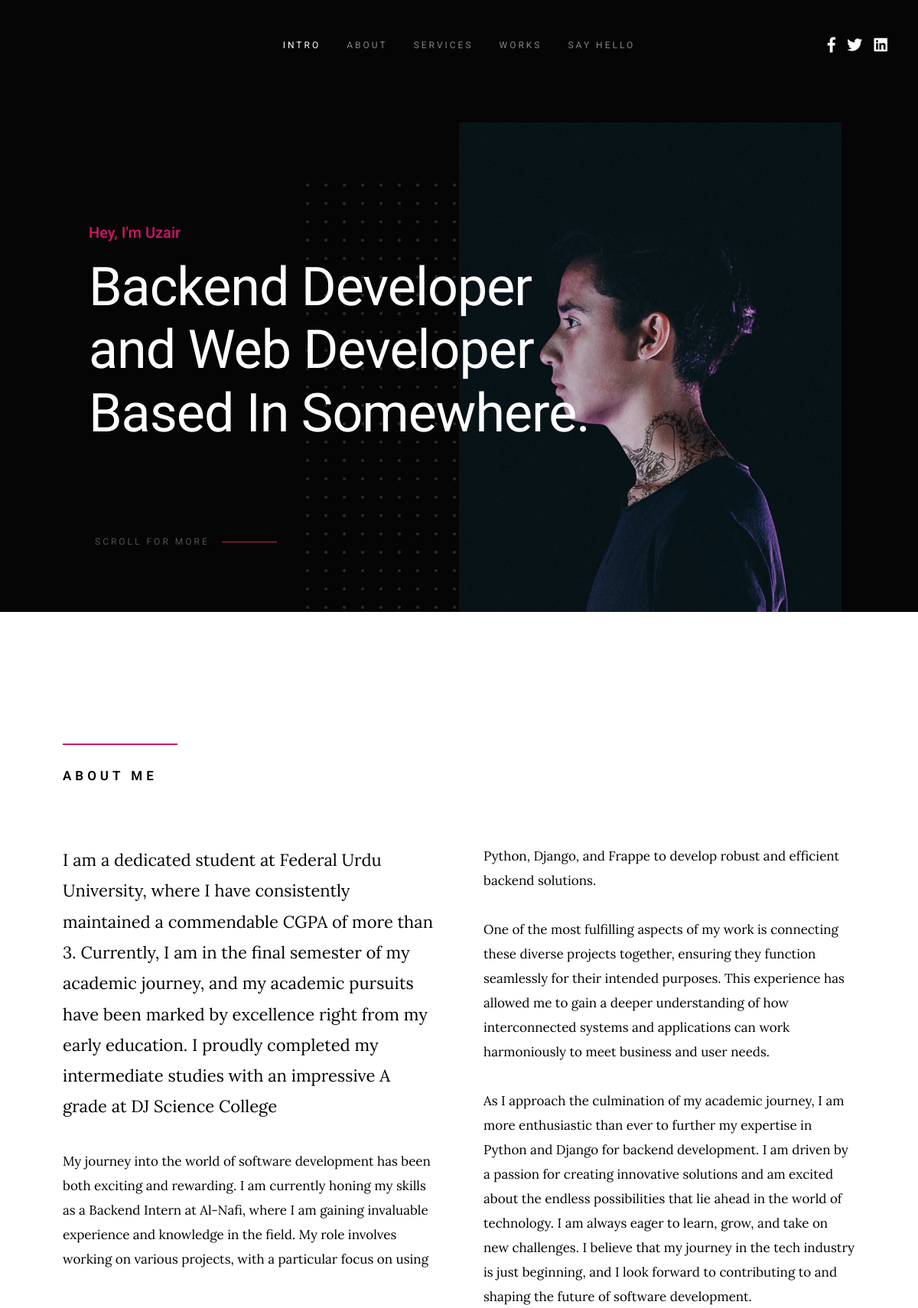
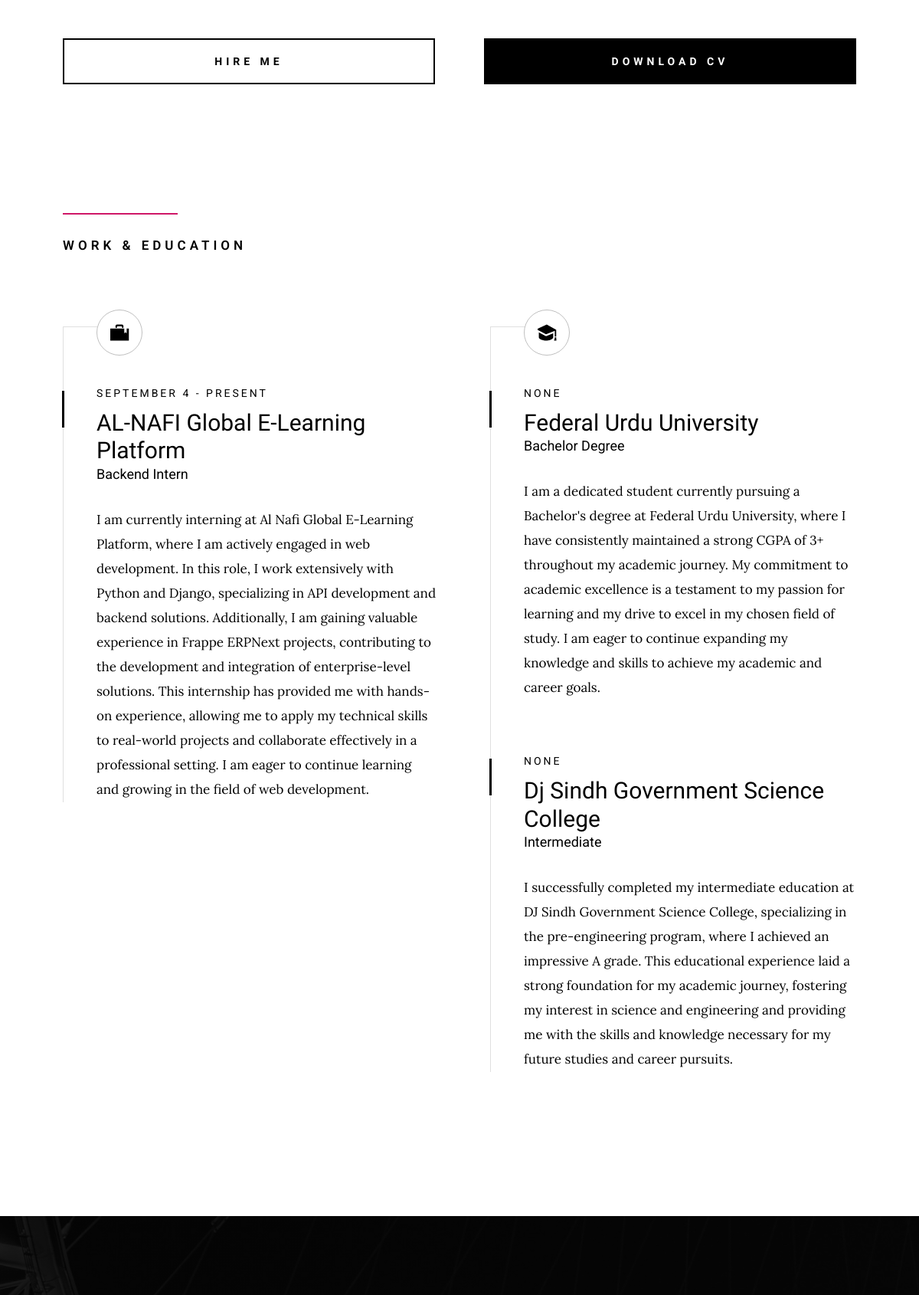
/home/ (upper part), run on the app's committed database (2 pictures, top to bottom).
### Api/models.py (models this page shows)
class About(models.Model):
    content1 = models.CharField(max_length=2000)
    content2 = models.CharField(max_length=2000)
    content3 = models.CharField(max_length=2000)
    content4 = models.CharField(max_length=2000)
    class Meta:
        verbose_name = "About"

class Work(models.Model):
    date = models.CharField(max_length=100, blank=True, null=True)
    heading = models.CharField(max_length=100, blank=True, null=True)
    post = models.CharField(max_length=100, blank=True, null=True)
    content = models.CharField(max_length=2000)

class Education(models.Model):
    date = models.CharField(max_length=100, blank=True, null=True)
    heading = models.CharField(max_length=100, blank=True, null=True)
    degree = models.CharField(max_length=100, blank=True, null=True)
    content = models.CharField(max_length=2000)

### Api/views.py (the view)
# urls.py: path('home/', Portfolio),
def Portfolio(request):
    about_data = About.objects.all()
    work_data = Work.objects.all()
    education_data = Education.objects.all()
    services_data = Services.objects.all()
    work_done_data = WorkDone.objects.all()
    testimonials_data = Testimonials.objects.all()
    params = {'about_data': about_data, 'work_data': work_data, 'education_data': education_data, 'services_data': services_data, 'work_done_data': work_done_data, 'testimonials_data': testimonials_data}
    return render(request, 'Api/index.html', params)

### Api/templates/Api/index.html (shortened to what this page needs)
{% load static %}
<!DOCTYPE html>
<html class="no-js" lang="en">
<head>
    <link rel="stylesheet" href="{% static "css/base.css" %}">
    <link rel="stylesheet" href="{% static "css/vendor.css" %}">
    <link rel="stylesheet" href="{% static "css/main.css" %}">
</head>
<body id="top">
    <header class="s-header">
        <nav class="header-nav-wrap">
            <ul class="header-main-nav">
                <li class="current"><a class="smoothscroll" href="#intro" title="intro">Intro</a></li>
                <li><a class="smoothscroll" href="#about" title="about">About</a></li>
                <li><a class="smoothscroll" href="#services" title="services">Services</a></li>
                <li><a class="smoothscroll" href="#works" title="works">Works</a></li>
                <li><a class="smoothscroll" href="#contact" title="contact us">Say Hello</a></li>
            </ul>
            <ul class="header-social">
                <li><a href="https://www.facebook.com/itzzzz.uzi"><i class="fab fa-facebook-f" aria-hidden="true"></i></a></li>
                <li><a href="https://twitter.com/i/flow/login?redirect_after_login=%2Flmao_uzi1"><i class="fab fa-twitter" aria-hidden="true"></i></a></li>
                <li><a href="https://www.linkedin.com/in/muhammad-uzair-340394257/"><i class="fab fa-linkedin" aria-hidden="true"></i></a></li>
            </ul>
        </nav>
    </header>
    <section id="intro" class="s-intro target-section">
        <div class="row intro-content">
            <div class="column large-9 mob-full intro-text">
                <h3>Hey, I'm Uzair</h3>
                <h1>
                    Backend Developer <br>
                    and Web Developer <br>
                    Based In Somewhere.
                </h1>
            </div>
            <div class="intro-scroll">
                <a href="#about" class="intro-scroll-link smoothscroll">
                    Scroll For More
                </a>
            </div>
            <div class="intro-pic"></div>
        </div>
    </section>
    <section id="about" class="s-about target-section">
        <div class="about-me">
            <div class="row heading-block" data-aos="fade-up">
                <div class="column large-full">
                    <h2 class="section-heading">About Me</h2>
                </div>
            </div>
            {% for About in about_data %}
            <div class="row about-me__content" data-aos="fade-up">
                <div class="column large-full about-me__text">
                    <p class="lead">
                    {{ About.content1 }}
                    </p>
                    <p>
                    {{  About.content2 }}
                    </p>
                    <p>
                    {{ About.content3 }}
                    </p>
                    <p>
                    {{ About.content4 }}
                    </p>
                </div>
            </div>
            {% endfor %}
            <div class="row about-me__buttons">
                <div class="column large-half tab-full" data-aos="fade-up">
                    <a href="https://www.linkedin.com/in/muhammad-uzair-340394257/" class="btn btn--stroke full-width" target="_blank">Hire Me</a>
                </div>
                <div class="column large-half tab-full" data-aos="fade-up">
                    <a href="#0" class="btn btn--primary full-width"target="_blank">Download CV</a>
                </div>
            </div>
        </div>
        <div class="about-experience">
            <div class="row heading-block" data-aos="fade-up">
                <div class="column large-full">
                    <h2 class="section-heading">Work & Education</h2>
                </div>
            </div>
            <div class="row about-experience__timeline">
                <div class="column large-half tab-full" data-aos="fade-up">
                    <div class="timeline">
                        <div class="timeline__icon-wrap">
                            <span class="timeline__icon timeline__icon--work"></span>
                        </div>
                        {% for Work in work_data %}
                        <div class="timeline__block">
                            <div class="timeline__bullet"></div>
                            <div class="timeline__header">
                                <p class="timeline__timeframe">{{ Work.date }}</p>
                                <h3 class="item-title">{{ Work.heading }}</h3>
                                <h5>{{ Work.post }}</h5>
                            </div>
                            <div class="timeline__desc">
                                <p>{{ Work.content }}</p>
                            </div>
                        </div>
                        {% endfor %}
                    </div>
                </div>
                <div class="column large-half tab-full" data-aos="fade-up">
                    <div class="timeline">
                        <div class="timeline__icon-wrap">
                            <span class="timeline__icon timeline__icon--education"></span>
                        </div>
                        {% for Education in education_data %}
                        <div class="timeline__block">
                            <div class="timeline__bullet"></div>
                            <div class="timeline__header">
                                <p class="timeline__timeframe">{{ Education.date }}</p>
                                <h3 class="item-title">{{ Education.heading }}</h3>
                                <h5>{{ Education.degree }}</h5>
                            </div>
                            <div class="timeline__desc">
                                <p>{{ Education.content }}</p>
                            </div>
                        </div>
                        {% endfor %}
                    </div>
                </div>
            </div>
        </div>
    </section>
    <section id="services" class="s-services ss-dark target-section">
        <div class="shadow-overlay"></div>
    </section>
</body>

### static/css/base.css (style rules this page uses)
html { line-height: 1.15; -webkit-text-size-adjust: 100%; }
body { margin: 0; }
h1 { font-size: 2em; margin: 0.67em 0; }
a { background-color: transparent; }
html { font-size: 62.5%; box-sizing: border-box; }
*, *::before, *::after { box-sizing: inherit; }
body { font-weight: normal; line-height: 1; word-wrap: break-word; -moz-font-smoothing: grayscale; -moz-osx-font-smoothing: grayscale; -webkit-font-smoothing: antialiased; -webkit-overflow-scrolling: touch; -webkit-text-size-adjust: none; }
div, dl, dt, dd, ul, ol, li, h1, h2, h3, h4, h5, h6, pre, form, p, blockquote, th, td { margin: 0; padding: 0; }
p { font-size: inherit; text-rendering: optimizeLegibility; }
em, i { font-style: italic; line-height: inherit; }
ol, ul { list-style: none; }
li { display: block; }
a { text-decoration: none; line-height: inherit; }
.row { width: 89%; max-width: 1200px; margin: 0 auto; display: -ms-flexbox; display: -webkit-flex; display: flex; -webkit-flex-flow: row wrap; -ms-flex-flow: row wrap; flex-flow: row wrap; }
.column { -webkit-flex: 1 1 0%; -ms-flex: 1 1 0%; flex: 1 1 0%; padding: 0 20px; }
.large-6, .large-half { -webkit-flex: 0 0 50%; -ms-flex: 0 0 50%; flex: 0 0 50%; max-width: 50%; }
.large-9 { -webkit-flex: 0 0 75%; -ms-flex: 0 0 75%; flex: 0 0 75%; max-width: 75%; }
.large-12, .large-full { -webkit-flex: 0 0 100%; -ms-flex: 0 0 100%; flex: 0 0 100%; max-width: 100%; }
@media screen and (max-width:1200px) { .column { padding: 0 16px; } }
.full-width { width: 100%; }

### data on the page
About: content1 "I am a dedicated student at Federal Urdu University, where I have consistently maintained a commendable CGPA of more than 3. Currently, I am in the final semester of my academic journey, and my academic pursuits have been marked by excellence right from my early education. I proudly completed my intermediate studies with an impressive A grade at DJ Science College", content2 "My journey into the world of software development has been both exciting and rewarding. I am currently honing my skills as a Backend Intern at Al-Nafi, where I am gaining invaluable experience and knowledge in the field. My role involves working on various projects, with a particular focus on using Python, Django, and Frappe to develop robust and efficient backend solutions.", content3 "One of the most fulfilling aspects of my work is connecting these diverse projects together, ensuring they function seamlessly for their intended purposes. This experience has allowed me to gain a deeper understanding of how interconnected systems and applications can work harmoniously to meet business and user needs.", content4 "As I approach the culmination of my academic journey, I am more enthusiastic than ever to further my expertise in Python and Django for backend development. I am driven by a passion for creating innovative solutions and am excited about the endless possibilities that lie ahead in the world of technology. I am always eager to learn, grow, and take on new challenges. I believe that my journey in the tech industry is just beginning, and I look forward to contributing to and shaping the future of software development."
Work: date "SEPTEMBER 4 - PRESENT", heading "AL-NAFI Global E-Learning Platform", post "Backend Intern", content "I am currently interning at Al Nafi Global E-Learning Platform, where I am actively engaged in web development. In this role, I work extensively with Python and Django, specializing in API development and backend solutions. Additionally, I am gaining valuable experience in Frappe ERPNext projects, contributing to the development and integration of enterprise-level solutions. This internship has provided me with hands-on experience, allowing me to apply my technical skills to real-world projects and collaborate effectively in a professional setting. I am eager to continue learning and growing in the field of web development."
Education: date "NONE", heading "Federal Urdu University", degree "Bachelor Degree", content "I am a dedicated student currently pursuing a Bachelor's degree at Federal Urdu University, where I have consistently maintained a strong CGPA of 3+ throughout my academic journey. My commitment to academic excellence is a testament to my passion for learning and my drive to excel in my chosen field of study. I am eager to continue expanding my knowledge and skills to achieve my academic and career goals."
Education: date "NONE", heading "Dj Sindh Government Science College", degree "Intermediate", content "I successfully completed my intermediate education at DJ Sindh Government Science College, specializing in the pre-engineering program, where I achieved an impressive A grade. This educational experience laid a strong foundation for my academic journey, fostering my interest in science and engineering and providing me with the skills and knowledge necessary for my future studies and career pursuits."
